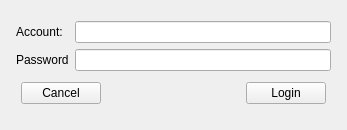
<?xml version="1.0" encoding="UTF-8"?>
<ui version="4.0">
 <class>LoginWindow</class>
 <widget class="QWidget" name="LoginWindow">
  <property name="windowModality">
   <enum>Qt::WindowModal</enum>
  </property>
  <property name="geometry">
   <rect>
    <x>0</x>
    <y>0</y>
    <width>347</width>
    <height>130</height>
   </rect>
  </property>
  <property name="sizePolicy">
   <sizepolicy hsizetype="Fixed" vsizetype="Fixed">
    <horstretch>0</horstretch>
    <verstretch>0</verstretch>
   </sizepolicy>
  </property>
  <property name="windowTitle">
   <string>Form</string>
  </property>
  <layout class="QGridLayout" name="gridLayout_2">
   <item row="1" column="0">
    <layout class="QGridLayout" name="gridLayout" rowstretch="1,1,1">
     <property name="leftMargin">
      <number>5</number>
     </property>
     <property name="topMargin">
      <number>5</number>
     </property>
     <property name="rightMargin">
      <number>5</number>
     </property>
     <property name="bottomMargin">
      <number>5</number>
     </property>
     <item row="0" column="1">
      <widget class="QLineEdit" name="textEdit_Users"/>
     </item>
     <item row="1" column="1">
      <widget class="QLineEdit" name="textEdit_Password"/>
     </item>
     <item row="1" column="0">
      <widget class="QLabel" name="label_2">
       <property name="sizePolicy">
        <sizepolicy hsizetype="Fixed" vsizetype="Preferred">
         <horstretch>0</horstretch>
         <verstretch>0</verstretch>
        </sizepolicy>
       </property>
       <property name="maximumSize">
        <size>
         <width>100</width>
         <height>40</height>
        </size>
       </property>
       <property name="text">
        <string>Password</string>
       </property>
      </widget>
     </item>
     <item row="0" column="0">
      <widget class="QLabel" name="label">
       <property name="sizePolicy">
        <sizepolicy hsizetype="Fixed" vsizetype="Preferred">
         <horstretch>0</horstretch>
         <verstretch>0</verstretch>
        </sizepolicy>
       </property>
       <property name="text">
        <string>Account:</string>
       </property>
      </widget>
     </item>
     <item row="2" column="0" colspan="2">
      <layout class="QHBoxLayout" name="horizontalLayout_4">
       <property name="leftMargin">
        <number>5</number>
       </property>
       <property name="topMargin">
        <number>5</number>
       </property>
       <property name="rightMargin">
        <number>5</number>
       </property>
       <property name="bottomMargin">
        <number>5</number>
       </property>
       <item>
        <widget class="QPushButton" name="pushButton_cancel">
         <property name="text">
          <string>Cancel</string>
         </property>
        </widget>
       </item>
       <item>
        <spacer name="horizontalSpacer">
         <property name="orientation">
          <enum>Qt::Horizontal</enum>
         </property>
         <property name="sizeHint" stdset="0">
          <size>
           <width>40</width>
           <height>20</height>
          </size>
         </property>
        </spacer>
       </item>
       <item>
        <widget class="QPushButton" name="pushButton_login">
         <property name="text">
          <string>Login</string>
         </property>
        </widget>
       </item>
      </layout>
     </item>
    </layout>
   </item>
  </layout>
 </widget>
 <resources/>
 <connections/>
</ui>
